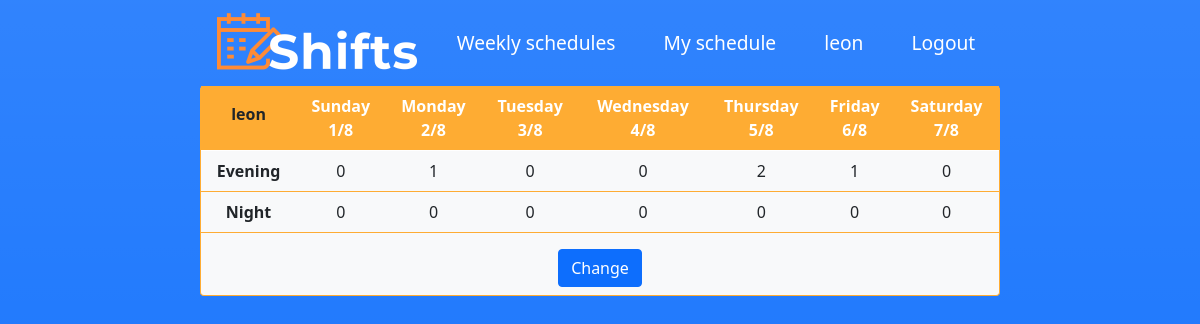
The app's page /myschedule/ (signed in) with its own data.
### Shifts/models.py (models this page shows, shortened)
class WeeklyUserSchedule(models.Model):
    WeeklyDayDates = models.ForeignKey(WeeklyDayDates, related_name="UserSchedule" , on_delete=models.CASCADE)
    user_name = models.ForeignKey(
        settings.AUTH_USER_MODEL,
        related_name="shift_submitter",
        on_delete=models.DO_NOTHING,
    )
    for day in DAYS_OF_WEEK:
        if (day == 'friday' or day == 'saturday'):
            for shift_type,shift_hour in zip(TYPE_OF_SHIFTS,SHIFTS_HOURS_WEEKENDS  ) :
                exec(
                    f'{day}_{shift_type} = models.IntegerField(verbose_name =f"{day} {shift_type} {shift_hour}" ,default=0, choices=SUBMIT_CHOICES ,validators=[MinValueValidator(MIN_VAL_SHIFT),MaxValueValidator(MAX_VAL_SHIFT)])'
                )
        else:
            for shift_type,shift_hour in zip(TYPE_OF_SHIFTS,SHIFTS_HOURS_REG ) :
                exec(
                    f'{day}_{shift_type} = models.IntegerField(verbose_name =f"{day} {shift_type} {shift_hour}" ,default=0 , choices=SUBMIT_CHOICES ,validators=[MinValueValidator(MIN_VAL_SHIFT),MaxValueValidator(MAX_VAL_SHIFT)])'
                )
    created_at = models.DateTimeField(auto_now_add=True)
    updated_at = models.DateTimeField(auto_now=True)
    def day_date(self,dayindex):
        day = self.created_at.replace(hour=0, minute=0, second=0, microsecond=0) #get created date and reset time
        day -= timedelta(days=(day.weekday() + 1) % 7) # for a week that starts on a Sunday
        day += timedelta(days=7+dayindex )  #adding the following week with dayindex
        return day

class WeeklyDayDates(models.Model):
    def day_date(dayindex):
        day = timezone.now().replace(hour=0, minute=0, second=0, microsecond=0) #get created date and reset time
        day -= timedelta(days=(day.weekday() + 1) % 7) # for a week that starts on a Sunday
        day += timedelta(days=7+dayindex )  #adding the following week with dayindex
        return day
    for day,i in zip(DAYS_OF_WEEK,range (len(DAYS_OF_WEEK))):
        exec (f'{day}_date = models.DateField( default= day_date({i}), editable=False ) ') #not editable

### Shifts/views.py (the view)
# urls.py: path("myschedule/", views.my_schedule ,name ="my_weekly_schedule" ),
@login_required()
def my_schedule(request):
    user_shift_result = get_WeeklyUserSchedule(request)
    if user_shift_result == None:
        messages.error(request, f"{request.user} has no weekly shifts schedule.")
        return redirect("Shifts:addshifts")
    context = {"user_shift": user_shift_result}
    add_weekdays_to_context_model (context,user_shift_result)
    return render(request, "Shifts/myschedule.html", context)

### Shifts/myFunctions.py (called while the page is built)
def calc_start_week():
    week_start = timezone.now().replace(hour=0, minute=0, second=0, microsecond=0)
    week_start -= timedelta(days=(week_start.weekday() + 1) % 7)
    return week_start

def calc_next_week():
    week_start = timezone.now().replace(hour=0, minute=0, second=0, microsecond=0)
    week_start -= timedelta(days=(week_start.weekday() + 1) % 7)
    week_end = week_start + timedelta(days=7)
    return week_end

### Shifts/views.py (called while the page is built)
def get_WeeklyUserSchedule(request):
    week_start = calc_start_week()
    week_end = calc_next_week()
    print (week_end)
    return WeeklyUserSchedule.objects.filter(
        user_name=request.user, created_at__gte=week_start, created_at__lt=week_end
    ).last()

def add_weekdays_to_context_model(context, model):
    for i in range(0,7):
        context[f"date{i}"] = model.day_date(i)

### Shifts/templates/Shifts/myschedule.html (shortened to what this page needs)
{% extends "Shifts/layout.html" %}
{% block body %}
   <div class="container-sm bg-light px-0  pb-2   border border-top-0 rounded  mb-2  " style="max-width: 800px; border-color: #feac33 !important;">
            <div class="table-responsive">
                 <table class="table align-middle" style=" border-color: #feac33 !important;">
                         <thead class= "text-center" style=" color: white; ">
                              <thead class= "text-center" style=" color: white; background-color: #feac33 ;">
                                   <th scope="col" > <p class="align-middle text-dark "> {{user_shift.user_name}}</p></th>
                                   <th scope="col">Sunday <br> {{ user_shift.WeeklyDayDates.sunday_date | date:"j/n" }} </th>
                                   <th scope="col">Monday <br> {{ user_shift.WeeklyDayDates.monday_date | date:"j/n" }}  </th>
                                   <th scope="col">Tuesday <br> {{ user_shift.WeeklyDayDates.tuesday_date| date:"j/n" }}  </th>
                                   <th scope="col">Wednesday <br> {{ user_shift.WeeklyDayDates.wednesday_date| date:"j/n" }} </th>
                                   <th scope="col">Thursday <br> {{ user_shift.WeeklyDayDates.thursday_date| date:"j/n" }}  </th>
                                   <th scope="col">Friday <br> {{ user_shift.WeeklyDayDates.friday_date| date:"j/n" }} </th>
                                   <th scope="col">Saturday <br> {{ user_shift.WeeklyDayDates.saturday_date| date:"j/n" }}  </th>
                              </thead>
                         <tbody>
                              <tr class ="text-center "  >
                              <th scope="row "  >Evening </th>
                              <td data-bs-toggle="tooltip" data-bs-placement="bottom" title="16:00-23:00">{{user_shift.sunday_evening}}</td>
                              <td data-bs-toggle="tooltip" data-bs-placement="bottom" title="16:00-23:00">{{user_shift.monday_evening}}</td>
                              <td data-bs-toggle="tooltip" data-bs-placement="bottom" title="16:00-23:00">{{user_shift.tuesday_evening}}</td>
                              <td data-bs-toggle="tooltip" data-bs-placement="bottom" title="16:00-23:00">{{user_shift.wednesday_evening}}</td>
                              <td data-bs-toggle="tooltip" data-bs-placement="bottom" title="16:00-23:00">{{user_shift.thursday_evening}}</td>
                              <td data-bs-toggle="tooltip" data-bs-placement="bottom" title="15:00-23:00">{{user_shift.friday_evening}}</td>
                              <td data-bs-toggle="tooltip" data-bs-placement="bottom" title="15:00-23:00"> {{user_shift.saturday_evening}}</td>
                              </tr>
                              <tr class ="text-center" >
                              <th scope="row">Night </th>
                              <td  data-bs-toggle="tooltip" data-bs-placement="bottom" title="23:00-7:00">{{user_shift.sunday_night}}</td>
                              <td  data-bs-toggle="tooltip" data-bs-placement="bottom" title="23:00-7:00">{{user_shift.monday_night}}</td>
                              <td  data-bs-toggle="tooltip" data-bs-placement="bottom" title="23:00-7:00">{{user_shift.tuesday_night}}</td>
                              <td  data-bs-toggle="tooltip" data-bs-placement="bottom" title="23:00-7:00">{{user_shift.wednesday_night}}</td>
                              <td  data-bs-toggle="tooltip" data-bs-placement="bottom" title="23:00-7:00">{{user_shift.thursday_night}}</td>
                              <td  data-bs-toggle="tooltip" data-bs-placement="bottom" title="23:00-7:00">{{user_shift.friday_night}}</td>
                              <td  data-bs-toggle="tooltip" data-bs-placement="bottom" title="23:00-7:00">{{user_shift.saturday_night}}</td>
                              </tr>
                         </tbody>
                    </table>
            </div>
            <div class="d-flex justify-content-center" >
                <a class="btn btn-primary" href="{% url 'Shifts:addshifts' %}" role="button">Change</a>
            </div>
    </div>
{% endblock %}

### Shifts/templates/Shifts/layout.html (shortened to what this page needs)
<!DOCTYPE html>
{% load static %}
<html lang="en">
<head>
  <link href="https://cdn.jsdelivr.net/npm/bootstrap@5.0.2/dist/css/bootstrap.min.css" rel="stylesheet">
</head>
<body class="container-fluid min-vh-100 bg-primary bg-gradient">
  <nav class=" navbar navbar-expand-sm justify-content-center  navbar-dark ">
    <a class="nav-brand px-3" href="{% url 'Shifts:index' %}"><img src="{% static 'img/logo.png'  %}"
        class="img-responsive"> </a>
    <ul class="navbar-nav">
      <li class="nav-item px-3 ">
        <a class="nav-link active " href="{% url 'Shifts:Weekly_schedules' %}" style="font-size: larger;">Weekly schedules</a>
      </li>
      <li class="nav-item px-3">
        <a class="nav-link active" href="{% url 'Shifts:my_weekly_schedule' %}" style="font-size: larger;">My schedule</a>
      </li>
      {% if request.user.is_authenticated %}
      <li class="nav-item px-3">
        <a class="nav-link active" href={% url 'Shifts:index' %}{{user.username}} style="font-size: larger;">
        {{user.username }} </a>
      </li>
      <li class="nav-item px-3">
        <a class="nav-link active" href="{% url 'Shifts:logout' %}" style="font-size: larger;">Logout </a>
      </li>
      {% else %}
      <li class="nav-item px-3">
        <a class="nav-link active" href="{% url 'Shifts:login' %}" style="font-size: larger;">Login </a>
      </li>
      {% endif %}
    </ul>
  </nav>
  {% block body %}
  {% endblock %}
</body>
</html>

### records on screen
WeeklyUserSchedule: user_name "leon", WeeklyDayDates.sunday_date "1/8", WeeklyDayDates.monday_date "2/8", WeeklyDayDates.tuesday_date "3/8", WeeklyDayDates.wednesday_date "4/8", WeeklyDayDates.thursday_date "5/8", WeeklyDayDates.friday_date "6/8", WeeklyDayDates.saturday_date "7/8", sunday_evening "0", monday_evening "1", tuesday_evening "0", wednesday_evening "0", thursday_evening "2", friday_evening "1", saturday_evening "0", sunday_night "0", monday_night "0", tuesday_night "0", wednesday_night "0", thursday_night "0", friday_night "0", saturday_night "0"

### other values on screen
{{ user.username }} "leon"
